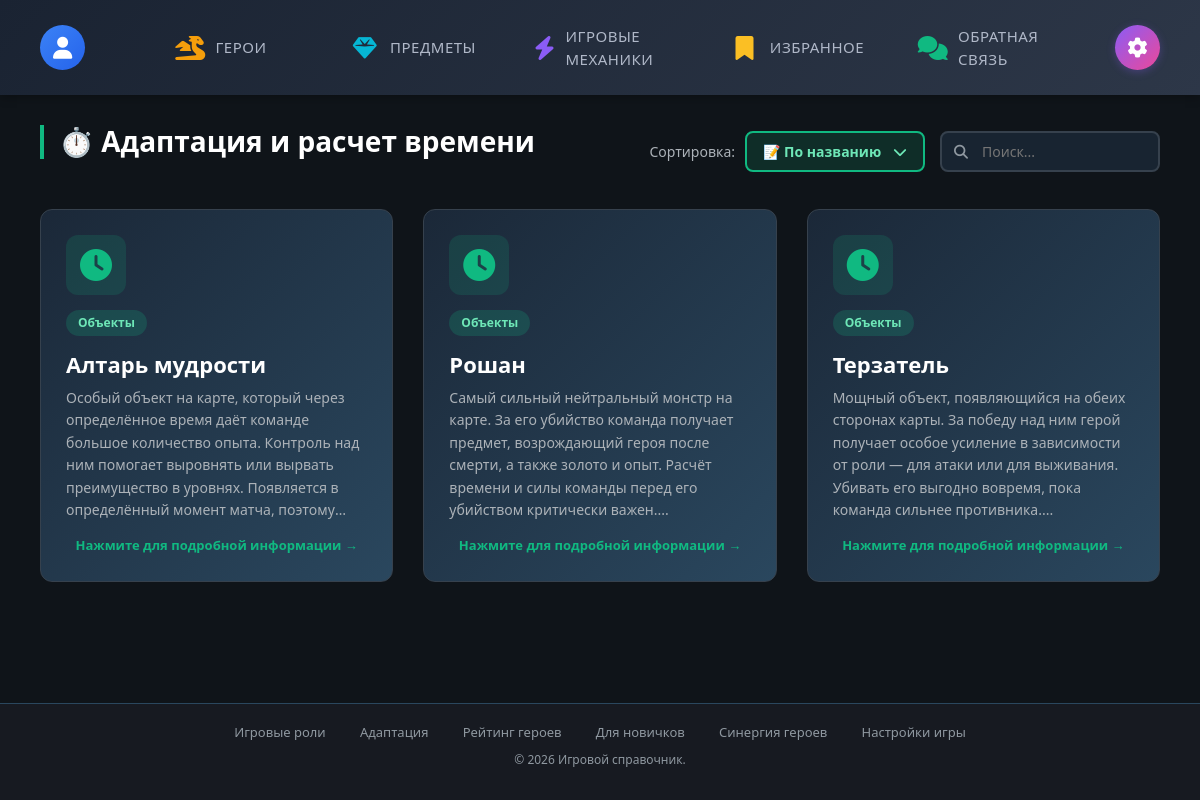
The page /sections/adaptation/objects.php (signed in) on the database its author committed.
### tables this page shows
CREATE TABLE IF NOT EXISTS game_mechanic (
  id_game_mechanic INT AUTO_INCREMENT PRIMARY KEY,
  title VARCHAR(255) NOT NULL,
  category VARCHAR(100) NOT NULL,
  content TEXT NOT NULL,
  created_date DATETIME DEFAULT CURRENT_TIMESTAMP
);

### sections/adaptation/objects.php (the view, shortened to what this page needs)
<?php
$pdo = getDB();
$searchQuery = $_GET['search'] ?? '';
$sortBy      = $_GET['sort'] ?? 'name';
$sql = "SELECT * FROM game_mechanic WHERE category = 'Объекты'";
$params = [];
switch ($sortBy) {
    case 'name':
    default:     $sql .= " ORDER BY title ASC"; break;
}
$stmt = $pdo->prepare($sql);
$stmt->execute($params);
$objects = $stmt->fetchAll();
$pageTitle = 'Адаптация и расчет времени';
require_once __DIR__ . '/../../includes/header.php';
?>
<div class="page-header">
    <h1 class="page-title">⏱️ <?= $pageTitle ?></h1>
    <div class="controls">
        <div class="filter-group">
            <span class="filter-label">Сортировка:</span>
            <div class="sort-dropdown">
                <button class="sort-btn" onclick="toggleObjectSort()">
                    <span id="currentSortText"><?= $sortBy === 'date' ? '📅 По дате' : '📝 По названию' ?></span>
                    <i class="fas fa-chevron-down"></i>
                </button>
            </div>
        </div>
        <div class="search-box">
            <i class="fas fa-search search-icon"></i>
            <input type="text" class="search-input" id="searchInputObjects" placeholder="Поиск..." value="<?= htmlspecialchars($searchQuery) ?>">
        </div>
    </div>
</div>
<?php if (empty($objects)): ?>
    <div class="no-results">
        <i class="fas fa-search"></i>
        <p>Записи не найдены</p>
    </div>
<?php else: ?>
    <div class="objects-grid">
        <?php foreach ($objects as $obj): ?>
            <a href="<?= BASE_URL ?>/sections/adaptation/object.php?id=<?= $obj['id_game_mechanic'] ?>" class="object-card">
                <div class="icon-wrap"><i class="fas fa-clock"></i></div>
                <span class="category"><?= htmlspecialchars($obj['category']) ?></span>
                <h3><?= htmlspecialchars($obj['title']) ?></h3>
                <div class="preview"><?= htmlspecialchars(mb_substr($obj['content'], 0, 300)) ?>...</div>
                <div class="click-hint">Нажмите для подробной информации →</div>
            </a>
        <?php endforeach; ?>
    </div>
<?php endif; ?>
<?php require_once __DIR__ . '/../../includes/footer.php'; ?>

### css/style.css (style rules this page uses)
* { margin: 0; padding: 0; box-sizing: border-box; }
body { background: #0f1419; color: #e0e0e0; font-family: 'Segoe UI', Tahoma, Geneva, Verdana, sans-serif; min-height: 100vh; display: flex; flex-direction: column; padding-bottom: 80px; }
.page-header { display: flex; justify-content: space-between; align-items: center; margin-bottom: 20px; flex-wrap: wrap; gap: 15px; }
.page-title { color: #fff; font-size: 28px; font-weight: 700; border-left: 4px solid #f59e0b; padding-left: 15px; margin: 0; }
.controls { display: flex; gap: 15px; align-items: center; flex-wrap: nowrap; margin-left: auto; }
.filter-group { display: flex; align-items: center; gap: 10px; }
.filter-label { color: #acb2b8; font-size: 14px; font-weight: 500; }
.search-box { position: relative; }
.search-input { background: rgba(27,40,56,0.8); border: 2px solid #36414d; color: #e0e0e0; padding: 8px 16px 8px 40px; border-radius: 8px; font-size: 14px; width: 220px; transition: all 0.3s; }
.search-icon { position: absolute; left: 14px; top: 50%; transform: translateY(-50%); color: #8f98a0; font-size: 14px; }
.page-header { display: flex; justify-content: space-between; align-items: center; gap: 20px; margin-bottom: 30px; flex-wrap: nowrap; }
.page-title { color: #fff; font-size: 28px; font-weight: 700; border-left: 4px solid #8b5cf6; padding-left: 15px; margin: 0; white-space: nowrap; }
.controls { display: flex; gap: 15px; align-items: center; margin-left: auto; white-space: nowrap; }
.filter-label { color: #acb2b8; font-size: 14px; font-weight: 500; white-space: nowrap; }
.filter-dropdown, .sort-dropdown { position: relative; }
.filter-btn, .sort-btn { background: rgba(139,92,246,0.15); border: 2px solid #8b5cf6; color: #a78bfa; padding: 8px 16px; border-radius: 8px; cursor: pointer; font-weight: 600; font-size: 14px; transition: all 0.3s; display: flex; align-items: center; gap: 8px; min-width: 180px; justify-content: space-between; }
.page-title { margin-bottom: 20px !important; }

### includes/header.php (style rules this page uses)
html { overflow-y: scroll; }

### sections/adaptation/objects.php (style rules this page uses)
.page-title { border-left-color: #10b981; }
.sort-btn { background: rgba(16,185,129,0.15); border-color: #10b981; color: #6ee7b7; }
.objects-grid { display: grid; grid-template-columns: repeat(3, 1fr); gap: 30px; margin-top: 20px; }
.object-card { background: linear-gradient(135deg, #1b2838 0%, #2a475e 100%); border: 1px solid #36414d; border-radius: 12px; padding: 25px; transition: all 0.3s; cursor: pointer; text-decoration: none; color: inherit; display: flex; flex-direction: column; min-height: 320px; }
.object-card .icon-wrap { width: 60px; height: 60px; background: rgba(16,185,129,0.15); border-radius: 12px; display: flex; align-items: center; justify-content: center; margin-bottom: 15px; color: #10b981; font-size: 32px; }
.object-card .category { display: inline-block; background: rgba(16,185,129,0.2); color: #6ee7b7; padding: 4px 12px; border-radius: 20px; font-size: 12px; font-weight: 600; margin-bottom: 15px; width: fit-content; }
.object-card h3 { color: #fff; font-size: 22px; margin-bottom: 10px; font-weight: 700; }
.object-card .preview { color: #acb2b8; font-size: 14px; line-height: 1.6; flex: 1; overflow: hidden; display: -webkit-box; -webkit-line-clamp: 6; -webkit-box-orient: vertical; }
.object-card .click-hint { color: #10b981; font-size: 13px; margin-top: 15px; text-align: center; font-weight: 600; }

### rows shown on the page
game_mechanic: category "Объекты", title "Алтарь мудрости", content "Особый объект на карте, который через определённое время даёт команде большое количество опыта. Контроль над ним помогает выровнять или вырвать преимущество в уровнях. Появляется в определённый момент матча,…"
game_mechanic: category "Объекты", title "Рошан", content "Самый сильный нейтральный монстр на карте. За его убийство команда получает предмет, возрождающий героя после смерти, а также золото и опыт. Расчёт времени и силы команды перед его убийством критически важен."
game_mechanic: category "Объекты", title "Терзатель", content "Мощный объект, появляющийся на обеих сторонах карты. За победу над ним герой получает особое усиление в зависимости от роли — для атаки или для выживания. Убивать его выгодно вовремя, пока команда сильнее противника."

### other values the page prints
$pageTitle "Адаптация и расчет времени"
